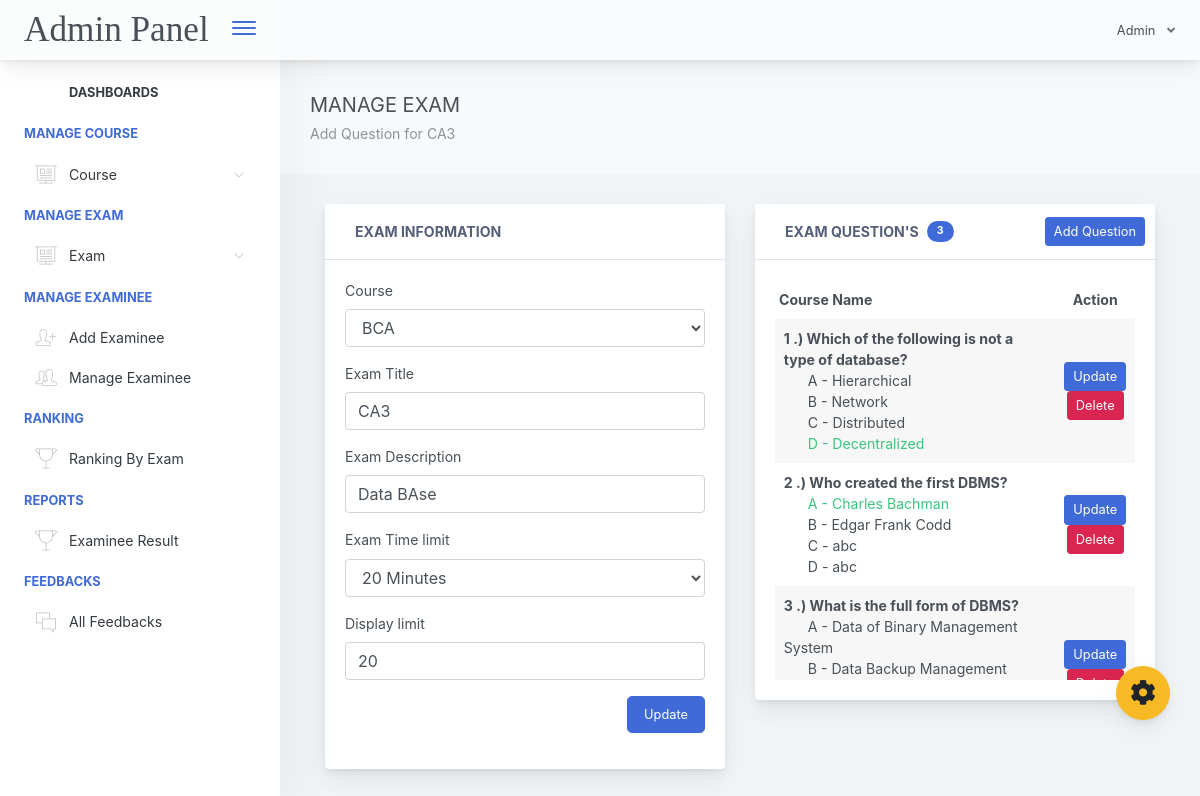
/adminpanel/admin/manage-exam.php?id=27 (signed in), run on the app's committed database.
### tables this page shows
CREATE TABLE `exam_tbl` (
  `ex_id` int(11) NOT NULL,
  `cou_id` int(11) NOT NULL,
  `ex_title` varchar(1000) NOT NULL,
  `ex_time_limit` varchar(1000) NOT NULL,
  `ex_questlimit_display` int(11) NOT NULL,
  `ex_description` varchar(1000) NOT NULL,
  `ex_created` timestamp NOT NULL DEFAULT current_timestamp() ON UPDATE current_timestamp()
);

CREATE TABLE `course_tbl` (
  `cou_id` int(11) NOT NULL,
  `cou_name` varchar(1000) NOT NULL,
  `cou_created` timestamp NOT NULL DEFAULT current_timestamp() ON UPDATE current_timestamp()
);

CREATE TABLE `exam_question_tbl` (
  `eqt_id` int(11) NOT NULL,
  `exam_id` int(11) NOT NULL,
  `exam_question` varchar(1000) NOT NULL,
  `exam_ch1` varchar(1000) NOT NULL,
  `exam_ch2` varchar(1000) NOT NULL,
  `exam_ch3` varchar(1000) NOT NULL,
  `exam_ch4` varchar(1000) NOT NULL,
  `exam_answer` varchar(1000) NOT NULL,
  `exam_status` varchar(1000) NOT NULL DEFAULT 'active'
);

### adminpanel/admin/manage-exam.php (the view, shortened to what this page needs)
<?php include("includes/header.php"); ?>
<?php include("includes/ui-theme.php"); ?>
<div class="app-main">
<?php include("includes/sidebar.php"); ?>
<?php
   $exId = $_GET['id'];
   $selExam = $conn->query("SELECT * FROM exam_tbl WHERE ex_id='$exId' ");
   $selExamRow = $selExam->fetch(PDO::FETCH_ASSOC);
   $courseId = $selExamRow['cou_id'];
   $selCourse = $conn->query("SELECT cou_name as courseName FROM course_tbl WHERE cou_id='$courseId' ")->fetch(PDO::FETCH_ASSOC);
 ?>
<div class="app-main__outer">
        <div class="app-main__inner">
            <div class="app-page-title">
                <div class="page-title-wrapper">
                     <div class="page-title-heading">
                        <div> MANAGE EXAM
                            <div class="page-title-subheading">
                              Add Question for <?php echo $selExamRow['ex_title']; ?>
                            </div>
                        </div>
                    </div>
                </div>
            </div>
            <div class="col-md-12">
            <div id="refreshData">
            <div class="row">
                  <div class="col-md-6">
                      <div class="main-card mb-3 card">
                          <div class="card-header">
                            <i class="header-icon lnr-license icon-gradient bg-plum-plate"> </i>Exam Information
                          </div>
                          <div class="card-body">
                           <form method="post" id="updateExamFrm">
                               <div class="form-group">
                                <label>Course</label>
                                <select class="form-control" name="courseId" required="">
                                  <option value="<?php echo $selExamRow['cou_id']; ?>"><?php echo $selCourse['courseName']; ?></option>
                                </select>
                              </div>
                              <div class="form-group">
                                <label>Exam Title</label>
                                <input type="" name="examTitle" class="form-control" required="" value="<?php echo $selExamRow['ex_title']; ?>">
                              </div>
                              <div class="form-group">
                                <label>Exam Description</label>
                                <input type="" name="examDesc" class="form-control" required="" value="<?php echo $selExamRow['ex_description']; ?>">
                              </div>
                              <div class="form-group">
                                <label>Exam Time limit</label>
                                <select class="form-control" name="examLimit" required="">
                                  <option value="<?php echo $selExamRow['ex_time_limit']; ?>"><?php echo $selExamRow['ex_time_limit']; ?> Minutes</option>
                                </select>
                              </div>
                              <div class="form-group">
                                <label>Display limit</label>
                                <input type="number" name="examQuestDipLimit" class="form-control" value="<?php echo $selExamRow['ex_questlimit_display']; ?>">
                              </div>
                              <div class="form-group" align="right">
                                <button type="submit" class="btn btn-primary btn-lg">Update</button>
                              </div>
                           </form>
                          </div>
                      </div>
                  </div>
                  <div class="col-md-6">
                    <?php
                        $selQuest = $conn->query("SELECT * FROM exam_question_tbl WHERE exam_id='$exId' ORDER BY eqt_id desc");
                    ?>
                     <div class="main-card mb-3 card">
                          <div class="card-header"><i class="header-icon lnr-license icon-gradient bg-plum-plate"> </i>Exam Question's
                            <span class="badge badge-pill badge-primary ml-2">
                              <?php echo $selQuest->rowCount(); ?>
                            </span>
                             <div class="btn-actions-pane-right">
                                <button class="btn btn-sm btn-primary " data-toggle="modal" data-target="#modalForAddQuestion">Add Question</button>
                              </div>
                          </div>
                          <div class="card-body" >
                            <div class="scroll-area-sm" style="min-height: 400px;">
                               <div class="scrollbar-container">
                            <?php
                               if($selQuest->rowCount() > 0)
                               {  ?>
                                 <div class="table-responsive">
                                    <table class="align-middle mb-0 table table-borderless table-striped table-hover" id="tableList">
                                        <thead>
                                        <tr>
                                            <th class="text-left pl-1">Course Name</th>
                                            <th class="text-center" width="20%">Action</th>
                                        </tr>
                                        </thead>
                                        <tbody>
                                          <?php
                                            if($selQuest->rowCount() > 0)
                                            {
                                               $i = 1;
                                               while ($selQuestionRow = $selQuest->fetch(PDO::FETCH_ASSOC)) { ?>
                                                <tr>
                                                        <td >
                                                            <b><?php echo $i++ ; ?> .) <?php echo $selQuestionRow['exam_question']; ?></b><br>
                                                            <?php
                                                              if($selQuestionRow['exam_ch1'] == $selQuestionRow['exam_answer'])
                                                              { ?>
                                                                <span class="pl-4 text-success">A - <?php echo  $selQuestionRow['exam_ch1']; ?></span><br>
                                                              <?php }
                                                              else
                                                              { ?>
                                                                <span class="pl-4">A - <?php echo $selQuestionRow['exam_ch1']; ?></span><br>
                                                              <?php }
                                                              if($selQuestionRow['exam_ch2'] == $selQuestionRow['exam_answer'])
                                                              { ?>
                                                                <span class="pl-4 text-success">B - <?php echo $selQuestionRow['exam_ch2']; ?></span><br>
                                                              <?php }
                                                              else
                                                              { ?>
                                                                <span class="pl-4">B - <?php echo $selQuestionRow['exam_ch2']; ?></span><br>
                                                              <?php }
                                                              if($selQuestionRow['exam_ch3'] == $selQuestionRow['exam_answer'])
                                                              { ?>
                                                                <span class="pl-4 text-success">C - <?php echo $selQuestionRow['exam_ch3']; ?></span><br>
                                                              <?php }
                                                              else
                                                              { ?>
                                                                <span class="pl-4">C - <?php echo $selQuestionRow['exam_ch3']; ?></span><br>
                                                              <?php }
                                                              if($selQuestionRow['exam_ch4'] == $selQuestionRow['exam_answer'])
                                                              { ?>
                                                                <span class="pl-4 text-success">D - <?php echo $selQuestionRow['exam_ch4']; ?></span><br>
                                                              <?php }
                                                              else
                                                              { ?>
                                                                <span class="pl-4">D - <?php echo $selQuestionRow['exam_ch4']; ?></span><br>
                                                              <?php }
                                                             ?>
                                                        </td>
                                                        <td class="text-center">
                                                         <a rel="facebox" href="facebox_modal/updateQuestion.php?id=<?php echo $selQuestionRow['eqt_id']; ?>" class="btn btn-sm btn-primary">Update</a>
                                                         <button type="button" id="deleteQuestion" data-id='<?php echo $selQuestionRow['eqt_id']; ?>'  class="btn btn-danger btn-sm">Delete</button>
                                                        </td>
                                                    </tr>
                                               <?php }
                                            }
                                           ?>
                                        </tbody>
                                    </table>
                                </div>
                               <?php }
                               else
                               { ?>
                                  <h4 class="text-primary">No question found...</h4>
                                 <?php
                               }
                             ?>
                               </div>
                            </div>
                          </div>
                      </div>
                  </div>
              </div>
            </div>
            </div>
            </div>
<?php include("includes/footer.php"); ?>

### data on the page
exam_tbl: ex_title "CA3", examTitle "CA3", examDesc "Data BAse", examLimit "20 Minutes", examQuestDipLimit "20"
course_tbl: courseId "BCA"
exam_question_tbl: exam_question "Which of the following is not a type of database?", exam_ch1 "Hierarchical", exam_ch2 "Network", exam_ch3 "Distributed", exam_ch4 "Decentralized"
exam_question_tbl: exam_question "Who created the first DBMS?", exam_ch1 "Charles Bachman", exam_ch2 "Edgar Frank Codd", exam_ch3 "abc", exam_ch4 "abc"
exam_question_tbl: exam_question "What is the full form of DBMS?", exam_ch1 "Data of Binary Management System", exam_ch2 "Data Backup Management…"

### other printed values
$selQuest->rowCount() "3"
